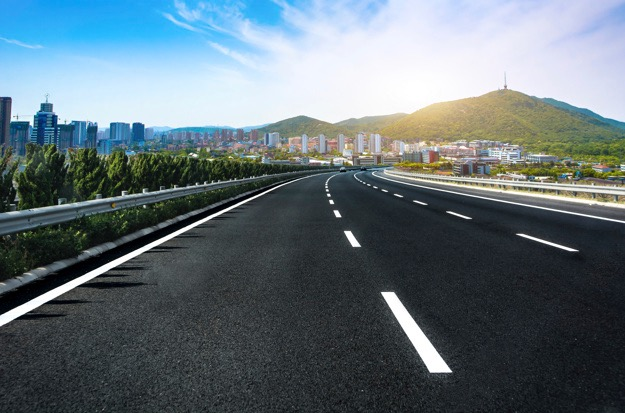
#> input picture CV_cap02/images/estrada.jpg, 625 x 413 px
$ python 021-histogram.py --image images/estrada.jpg
#> lines starting #> are read from the running program, lines starting #| are printed output that depends on the picture
# Histograma

# Para executar este script:
# python 021-histogram.py --image images/familia.jpg

# Um histograma é um gráfico de colunas ou de linhas que representa a distribuição dos valores dos pixels de uma imagem,
# ou seja, a quantidade de pixeis mais claros (próximos de 255) e a quantidade de pixels mais escuros (próximos de 0).
# O eixo X do gráfico normalmente possui uma distribuição de 0 a 255 que demonstra o valor (intensidade) do pixel e
# no eixo Y é plotada a quantidade de pixels daquela intensidade.

# Imports
import numpy as np
import argparse
import cv2
from matplotlib import pyplot as plt

# Argumento
ap = argparse.ArgumentParser()
ap.add_argument("-i", "--image", required = True, help = "Caminho para a imnagem")
args = vars(ap.parse_args())

# Carrega a imagem
image = cv2.imread(args["image"])
#> image is the input picture: shape (413, 625, 3); mean B, G, R 119.3, 112.5, 98.2

# Converte de RGB para Grayscale
image = cv2.cvtColor(image, cv2.COLOR_BGR2GRAY)
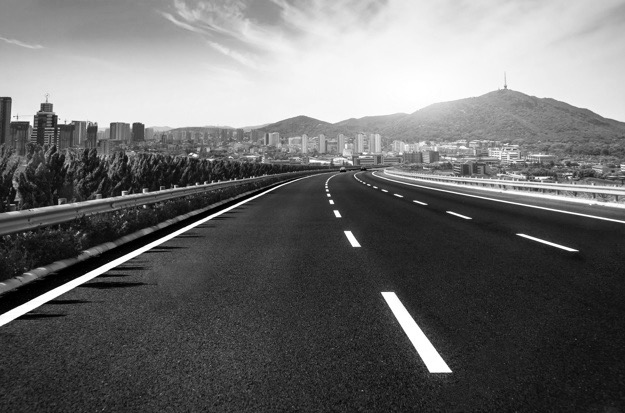
#> image: shape (413, 625); min 0, max 255, mean 109

# Calcula o histograma
hist = cv2.calcHist([image], [0], None, [256], [0, 256])
#> hist = 256 values, max 3795 at index 36, min 189 at index 6, mean 1008.3

# Histograma
plt.figure()
plt.title("Histograma em Tons de Cinza")
plt.xlabel("Intensidade")
plt.ylabel("Total de Pixels")
plt.plot(hist)
plt.xlim([0, 256])
plt.show()
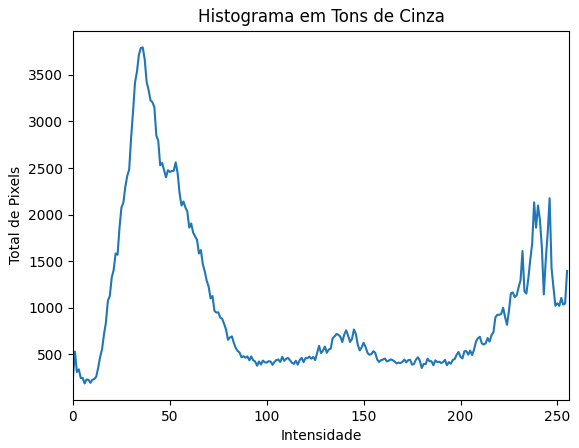
#> figure drawn by matplotlib, 1 panel; curve peaks at x = 36, y = 3795
cv2.waitKey(0)

# Também é possível plotar o histograma de outra forma, com a ajuda da função "ravel()".
# Neste caso o eixo X avança o valor 255 indo até 300, espaço que não existem pixels.
plt.hist(image.ravel(),256,[0,256])
plt.show()
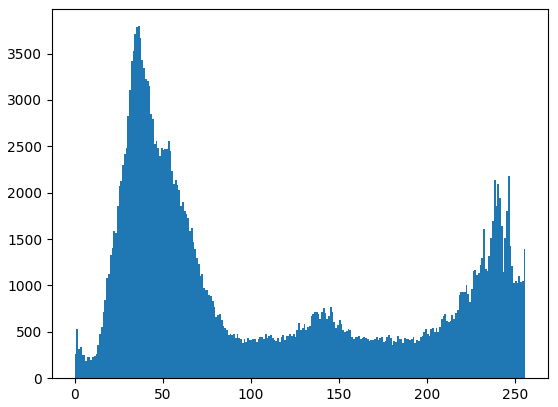
#> figure drawn by matplotlib, 1 panel; tallest bar 3795 high, from x = 36 to 37

# Além do histograma da imagem em tons de cinza é possível plotar um histograma da imagem colorida.
# Neste caso teremos três linhas, uma para cada canal.
# Note que a função "zip" cria uma lista de tuplas formada pelas união das listas passadas
#Separa os canais
image = cv2.imread('images/estrada.jpg')
canais = cv2.split(image)
cores = ("b", "g", "r")

plt.figure()
plt.title("'Histograma Colorido")
plt.xlabel("Intensidade")
plt.ylabel("Total de Pixels")
for (canal, cor) in zip(canais, cores):
	# Este loop executa 3 vezes, uma para cada canal
	hist = cv2.calcHist([canal], [0], None, [256], [0, 256])
	plt.plot(hist, color = cor)
	plt.xlim([0, 256])
#> this loop made 3 passes
#> cor on passes 1 to 3: 'b', 'g', 'r'
plt.show()
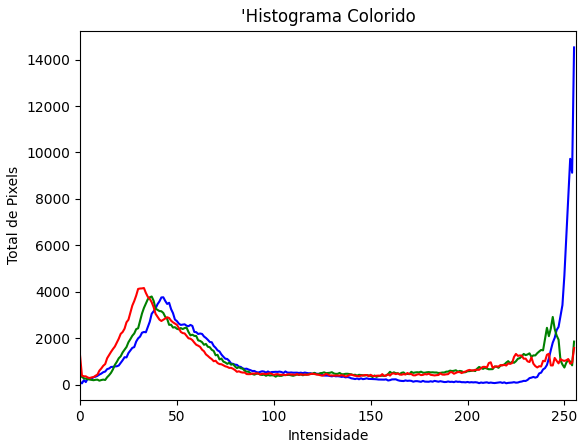
#> figure drawn by matplotlib, 1 panel; curve peaks at x = 255, y = 14529; curve peaks at x = 37, y = 3794; curve peaks at x = 33, y = 4159

$ run again, with CV_cap02/images/familia.jpg copied over CV_cap02/images/estrada.jpg
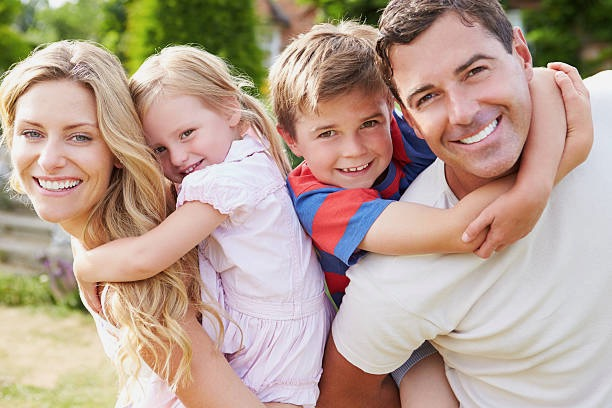
#> input picture CV_cap02/images/familia.jpg, 612 x 408 px
#> image is the input picture: shape (408, 612, 3); mean B, G, R 145.8, 160.5, 183.2
#> `image = cv2.cvtColor(image, cv2.COLOR_BGR2GRAY)`:
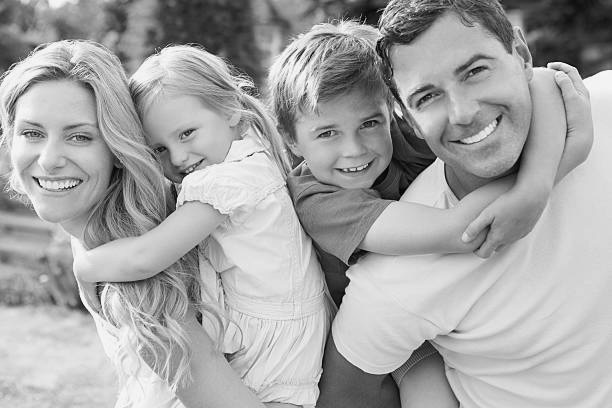
#> image: shape (408, 612); min 1, max 253, mean 165.6
#> hist = 256 values, max 3949 at index 212, min 0 at index 0, mean 975.4
#> the loop `for (canal, cor) in zip(canais, cores):` made 3 passes
#> cor on passes 1 to 3: 'b', 'g', 'r'
#> `plt.show()`:
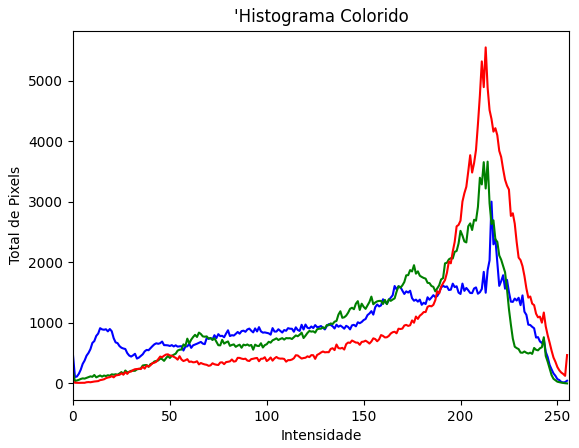
#> figure drawn by matplotlib, 1 panel; curve peaks at x = 216, y = 3001; curve peaks at x = 214, y = 3662; curve peaks at x = 213, y = 5548

$ run again, with CV_cap02/images/cafe.jpg copied over CV_cap02/images/estrada.jpg
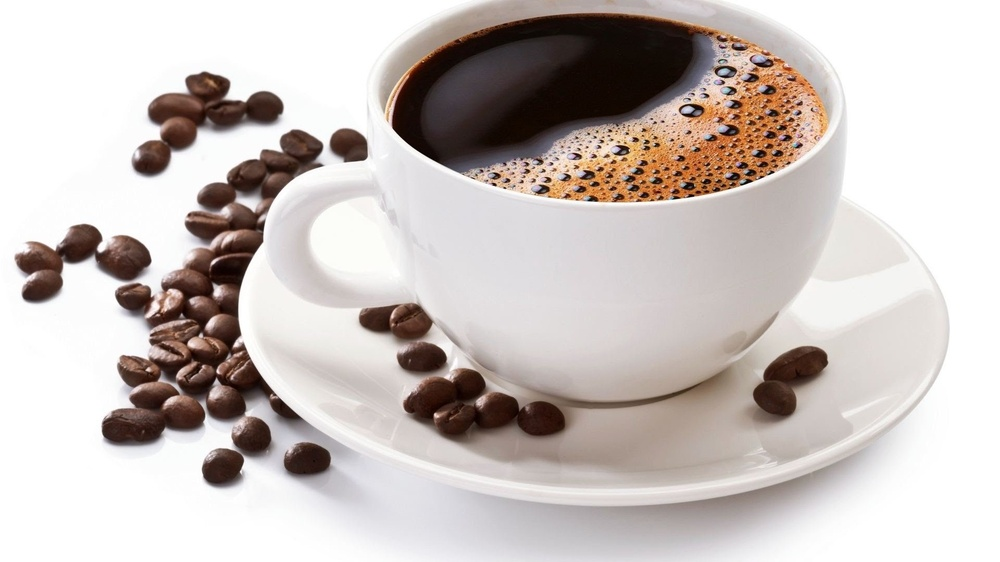
#> input picture CV_cap02/images/cafe.jpg, 1000 x 562 px, shrunk from 1920 x 1080 before the run
#> image is the input picture: shape (562, 1000, 3); mean B, G, R 189.4, 192.8, 201.2
#> image: shape (562, 1000)
#> hist = 256 values, max 143128 at index 255, min 0 at index 0, mean 2195.3
#> `plt.show()`:
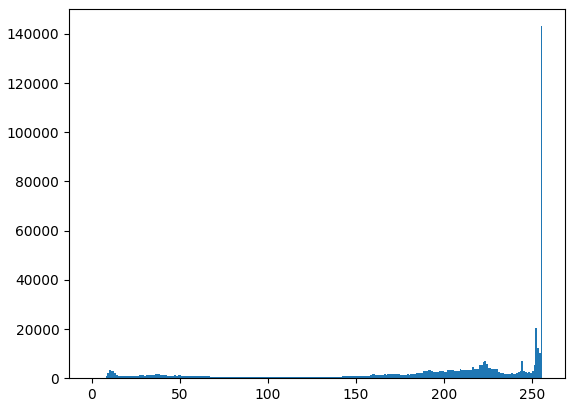
#> figure drawn by matplotlib, 1 panel; tallest bar 143128 high, from x = 255 to 256
#> the loop `for (canal, cor) in zip(canais, cores):` made 3 passes
#> cor on passes 1 to 3: 'b', 'g', 'r'
#> `plt.show()`:
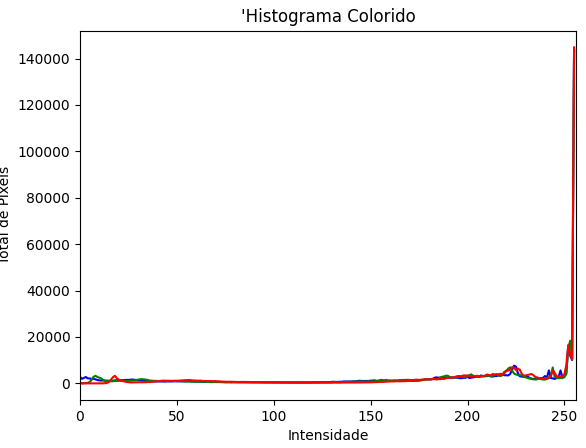
#> figure drawn by matplotlib, 1 panel; curve peaks at x = 255, y = 143443; curve peaks at x = 255, y = 143414; curve peaks at x = 255, y = 144817

$ run again, with CV_cap02/images/cavalo.jpg copied over CV_cap02/images/estrada.jpg
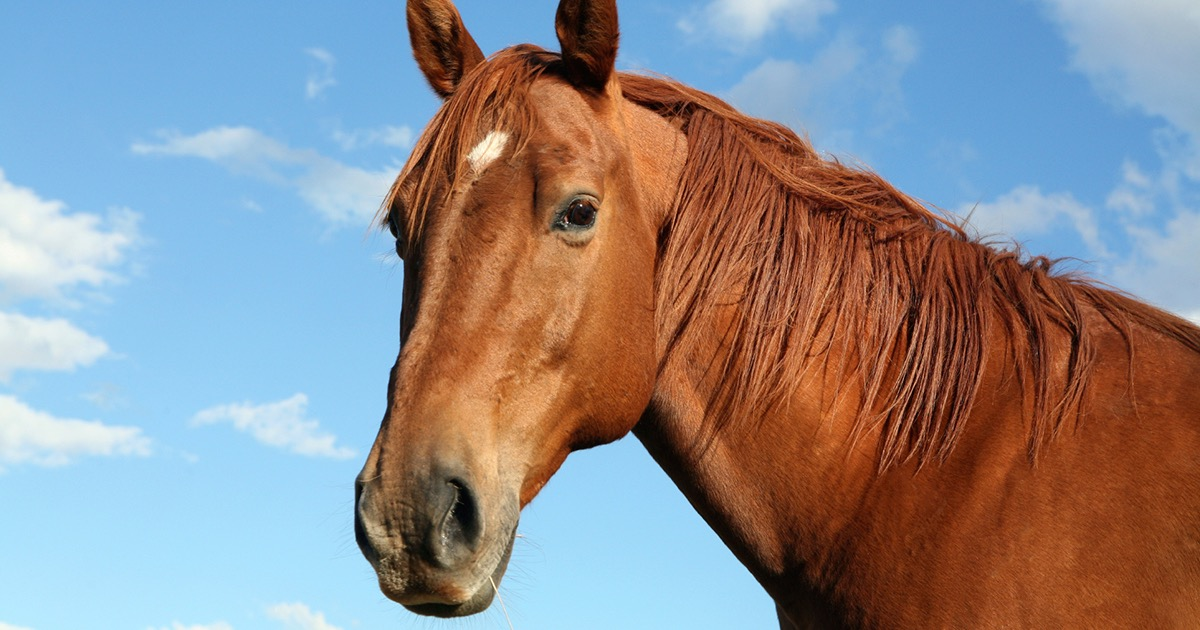
#> input picture CV_cap02/images/cavalo.jpg, 1200 x 630 px
#> image is the input picture: shape (630, 1200, 3); mean B, G, R 143.7, 139.7, 142.3
#> `image = cv2.cvtColor(image, cv2.COLOR_BGR2GRAY)`:
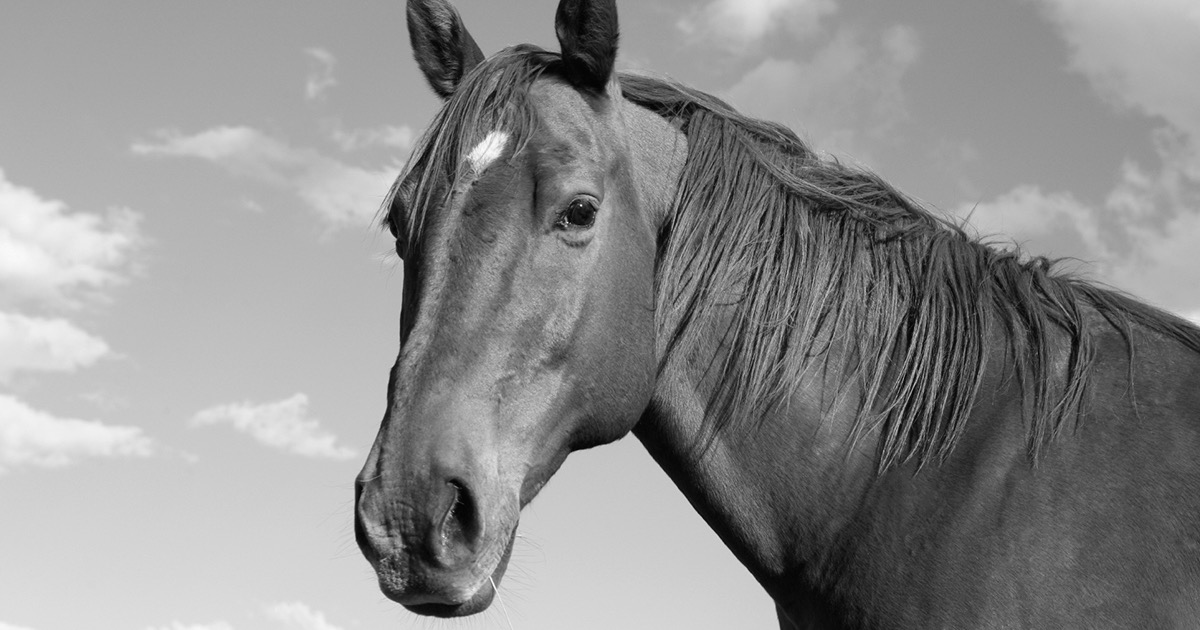
#> image: shape (630, 1200); min 0, max 251, mean 140.9
#> hist = 256 values, max 9848 at index 160, min 0 at index 252, mean 2953.1
#> the loop `for (canal, cor) in zip(canais, cores):` made 3 passes
#> cor on passes 1 to 3: 'b', 'g', 'r'
#> `plt.show()`:
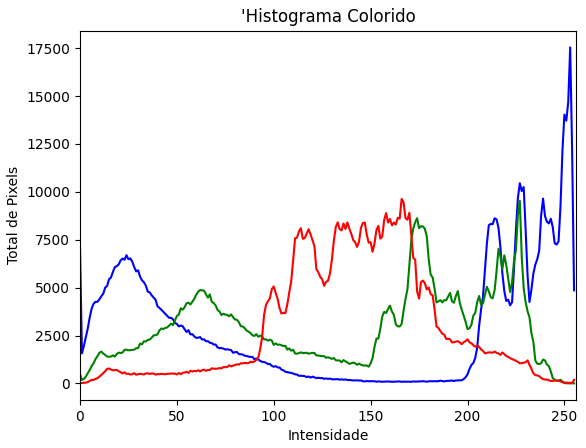
#> figure drawn by matplotlib, 1 panel; curve peaks at x = 253, y = 17543; curve peaks at x = 227, y = 9530; curve peaks at x = 166, y = 9636
